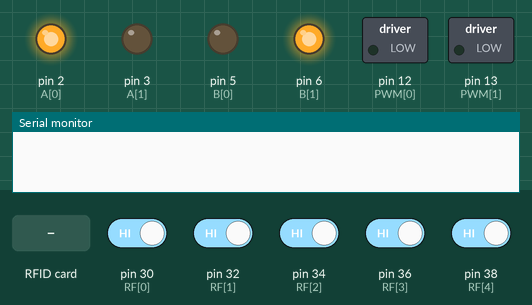
A sketch run on a simulated Arduino Mega 2560, built with avr-gcc and run on an emulated ATmega2560. Shown: switched loads named in the sketch (green lamp = pin HIGH), output pins drawn as LEDs (lit = HIGH), the last lines printed to the serial monitor. Inputs (shaded band) come from the test bench; at power-on: pin 30 (RF[0]), pin 32 (RF[1]), pin 34 (RF[2]), pin 36 (RF[3]), pin 38 (RF[4]) HIGH. Pins used as bus, display or sensor lines are not drawn. At 10.0 s the program stops and its outputs stay as they are.

Above: at 1.2 s.
1.3 s: pin 30 (RF[0]) driven LOW
3.4 s: pin 30 (RF[0]) driven HIGH
At 4.6 s:
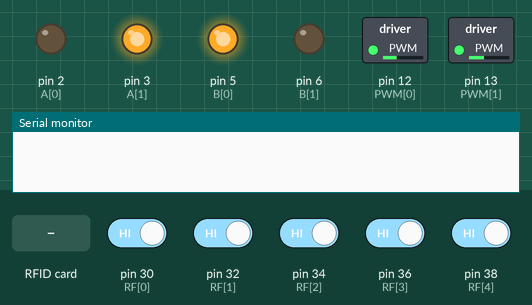
4.9 s: pin 30 (RF[0]) driven LOW and pin 32 (RF[1]) driven LOW and pin 34 (RF[2]) driven LOW and pin 36 (RF[3]) driven LOW and pin 38 (RF[4]) driven LOW
At 6.3 s:
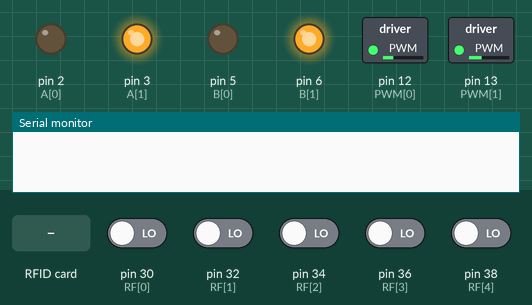
6.6 s: pin 38 (RF[4]) driven HIGH
At 9.7 s:
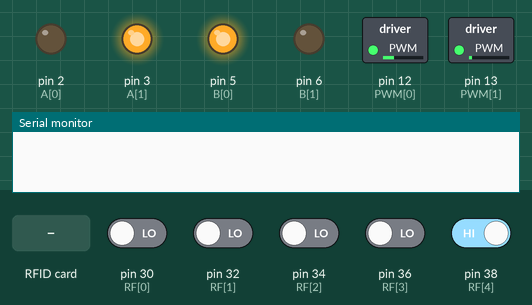
10.0 s: RFID card 5E 7A 19 C4 held to the reader
At 11.2 s:
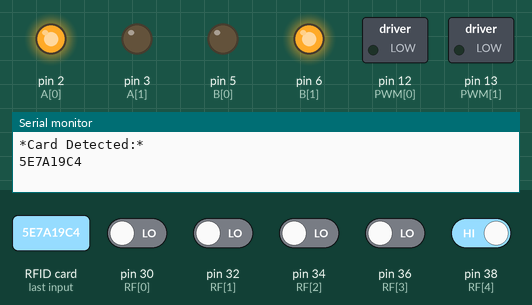
Timing chart, 0 to 11.5 s (numbered marks = the images above; inputs shaded):
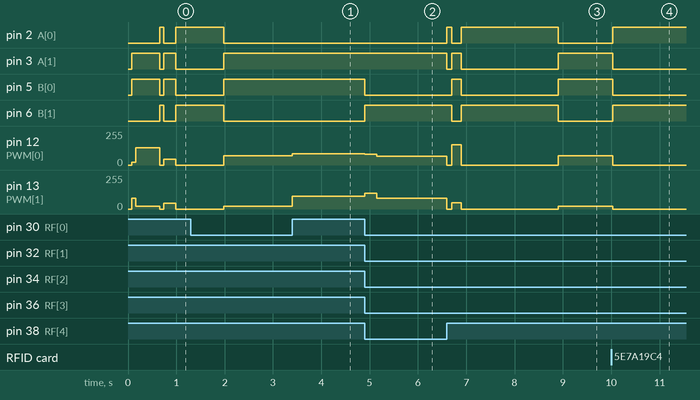

Measured:
- after the input at 3.4 s, pin 12 (PWM[0]): 70/255 → 85/255 at once; pin 13 (PWM[1]): 19/255 → 95/255 at once
- after the input at 4.9 s, pin 5 (B[0]): HIGH → LOW at once; pin 6 (B[1]): LOW → HIGH at once; pin 12 (PWM[0]): 85/255 → 80/255 at once, → 65/255 0.25 s later; pin 13 (PWM[1]): 95/255 → 120/255 at once, → 80/255 0.25 s later
- after the input at 6.6 s, pin 2 (A[0]): LOW → HIGH at once, → LOW 0.10 s later, → HIGH 0.20 s later, → LOW 2.0 s later; pin 3 (A[1]): HIGH → LOW at once, → HIGH 0.10 s later, → LOW 0.20 s later, → HIGH 2.0 s later
- after the input at 10.0 s, pin 2 (A[0]), pin 6 (B[1]): LOW → HIGH at once; pin 3 (A[1]), pin 5 (B[0]): HIGH → LOW at once; pin 12 (PWM[0]): 70/255 → 0/255 at once; pin 13 (PWM[1]): 19/255 → 0/255 at once

The sketch:

dumb2.ino
```cpp
int PWM[] = {12, 13}; // A, B
int A[] = {2, 3}; // 1, 2
int B[] = {5, 6}; // 1, 2
int RF[] = {30, 32, 34, 36, 38};
#include <SoftwareSerial.h>
#include <MFRC522.h>
#include <SPI.h>
SoftwareSerial BT(10, 11);
#define RST_PIN 9                // 讀卡機的重置腳位
#define SS_PIN 53               // 晶片選擇腳位
MFRC522 mfrc522(SS_PIN, RST_PIN);

void setup() {
    SPI.begin();
    mfrc522.PCD_Init();
    Serial.begin(9600);
    BT.begin(9600);
    for(int i = 0; i < 2; i++){
        pinMode(PWM[i], OUTPUT);
        pinMode(A[i], OUTPUT);
        pinMode(B[i], OUTPUT);
    }
}

bool checkMFRC(){
    if(!mfrc522.PICC_IsNewCardPresent() || !mfrc522.PICC_ReadCardSerial()) {
        return false;
    } //PICC_IsNewCardPresent()：是否感應到新的卡片?
    Serial.println(F("*Card Detected:*"));
    // mfrc522->PICC_DumpDetailsToSerial(&(mfrc522->uid)); //讀出 UID
    for (byte i = 0; i < mfrc522.uid.size; i++) {
        Serial.print(mfrc522.uid.uidByte[i], HEX);
        BT.print(mfrc522.uid.uidByte[i], HEX);
        // uidStr += String(mfrc522.uid.uidByte[i], HEX);
    }
    Serial.println("");
    BT.println("");
    while(true){
        Writemotor(0, 0);
    }
    mfrc522.PICC_HaltA(); // 讓同一張卡片進入停止模式 (只顯示一次)
    mfrc522.PCD_StopCrypto1(); // 停止 Crypto1
    return true;
}

void Writemotor(double a, double b){
    analogWrite(PWM[0], abs(a));
    analogWrite(PWM[1], abs(b));
    digitalWrite(A[0], a <= 0);
    digitalWrite(A[1], a > 0);
    digitalWrite(B[0], b > 0);
    digitalWrite(B[1], b <= 0);
}

double arr[] = {-1.6, -1, 0, 1, 1.6};

void tracking(){
    double error = 0;
    for(int i = 0; i < 5; i++) error += arr[i] * digitalRead(RF[i]);
    int kp = 32, tp = 100;
    int vr = tp - kp * error;
    int vl = tp + kp * error;
    vl = min(vl, 255), vr = min(vr, 255);
    vl = max(vl, -255), vr = max(vr, -255);
    Writemotor(vl, vr);
}
void slow_tracking(){
    double error = 0;
    for(int i = 0; i < 5; i++) error += arr[i] * digitalRead(RF[i]);
    int kp = 16, tp = 45;
    int vr = tp - kp * error;
    int vl = tp + kp * error;
    vl = min(vl, 255), vr = min(vr, 255);
    vl = max(vl, -255), vr = max(vr, -255);
    Writemotor(vl, vr);
}
int ck(){
    int c = 0;
    for(int i = 0; i < 5; i++) c += digitalRead(RF[i]);
    return c;
}

void stop(double t = 100){
    unsigned long start_time = millis();
    start_time = millis();
    while(millis() - start_time < t){
        Writemotor(0, 0);
    }
}

int state = 0;

void TurnRight(){
    unsigned long st = millis();
    while(millis() - st < 80){
        Writemotor(20, 80);
    }
    st = millis();
    while(millis() - st < 500){ // 500 + stop(80)
        Writemotor(130, 20);
    }
    while(!ck()){
        Writemotor(55, -47); //(85, -70) also work
    }
    stop(80);
}
void TurnLeft(){
    unsigned long st = millis();
    while(millis() - st < 480){
        Writemotor(20, 130);
    }
    while(!ck()){
        Writemotor(-36, 55);
    }
    stop(80);
}
void UTurn(){
  while(ck()){
    Writemotor(85, 95);
  }
  unsigned long st = millis();
  while(millis() - st < 250){
    Writemotor(80, -120);
  }
  while(digitalRead(RF[4]) != 1){
      Writemotor(65, -80);
  }
  stop(100);
  st = millis();
  while(millis() - st < 200){
    tracking();
  }
}
void Forward(){
  while(ck() == 5){
    Writemotor(85, 90);
  }
}

void loop() {
    checkMFRC();
    if(ck() == 5){
        if(state == 0){ // 起點 -> 1，之後右轉
          TurnRight();
          unsigned long st = millis();
          while(millis() - st < 250){
            slow_tracking();
          }
          stop(1000);
        }
        else if (state == 1){ // 1 -> 2，之後迴轉
            UTurn();
            stop(2000);
        }
        else if(state == 2){ // 2 -> 1，之後直走
            Forward();
        }
        else if(state == 3){ // 1 -> 4，之後迴轉
            UTurn();
        }
        else if(state == 4){ // 4 -> 1，之後左轉
            TurnLeft();
        }
        else{ // 1 -> 3，之後停止
            UTurn();
            state = 0;
            return;
            while(ck()){
                Writemotor(85, 90);
            }
            while(true){
                Writemotor(0, 0);
            }
        }
        state++;
    }
    if(state != 1 && state != 2) tracking();
    else slow_tracking();
    // tracking();
}
```
